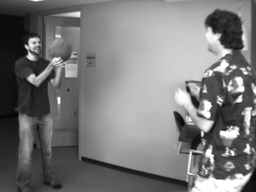
#> input picture p2/frame1_a.png, 256 x 192 px, shrunk from 640 x 480 before the run
$ python programming2.py   (older library calls are emulated)
#> lines starting #> are read from the running program, lines starting #| are printed output that depends on the picture
import cv2
import numpy as np

def zero_pad(image):
    """Returns a zero-padded image"""
    return np.array([
        [
            0 if i == 0 or j == 0 or i >= len(image) or j >= len(image[0])
            else image[i][j] for j in range(len(image[0])+1)
        ]
        for i in range (len(image)+1)
    ]).astype('uint8')

def image_difference(frame_a, frame_b):
    """Returns the difference of two images"""
    if (len(frame_a) != len(frame_b)) or (len(frame_a[0]) != len(frame_b[0]) ):
        raise Exception('Images not the same size')

    frame_aint = frame_a.astype('int16')
    frame_bint = frame_b.astype('int16')
    return np.array([
        [
            frame_bint[i][j] - frame_aint[i][j]
            for j in range(len(frame_a[0]))
        ]
        for i in range (len(frame_a))
    ])

def solve_for_vectors(frame_x, frame_y, frame_t):
    """Solve for x and y vector components for each pixel"""
    vectors = np.array([
        [(0.0, 0.0) for _ in range(len(frame_t[0]))]
        for _ in range(len(frame_t))
    ])
    for i in range(1, len(frame_t)-1):
        for j in range(1, len(frame_t[0]) - 1):
            '''Setup vectors and use OLS-derived equation to solve'''
            ix_vec = (frame_x[i-1:i+2, j-1:j+2]).flatten()
            iy_vec = (frame_y[i-1:i+2, j-1:j+2]).flatten()
            ixy_mat = np.stack((ix_vec, iy_vec)).transpose()
            t_vec = (frame_t[i-1:i+2, j-1:j+2]).flatten().reshape(-1,1)
            ixy_trans = ixy_mat.transpose()
            results = np.matmul(
                np.linalg.pinv(
                    np.matmul(ixy_trans, ixy_mat)
                ),
                np.matmul(ixy_trans,-1*t_vec)
            )
            vectors[i][j][0] = results[0][0]
            vectors[i][j][1] = results[1][0]
    return vectors

def process(frame_a, frame_b, title):
    """Determine the vectors for the two frames and
    plot the vectors as well as the magnitudes."""
    scale = 1
    delta = 0
    ddepth = cv2.CV_16S

    # Find Sobel X and Y frames
    frame_ax = cv2.Sobel(
        frame_a,
        ddepth,
        1,
        0,
        ksize=3,
        scale=scale,
        delta=delta,
        borderType=cv2.BORDER_DEFAULT
    )
    frame_ay = cv2.Sobel(
        frame_a,
        ddepth,
        0,
        1,
        ksize=3,
        scale=scale,
        delta=delta,
        borderType=cv2.BORDER_DEFAULT
    )
    # Calculate temporal differences in frames
    frame_t = image_difference(frame_a, frame_b)
    # Find Vx and Vy for all pixels
    frame_vectors = solve_for_vectors(frame_ax, frame_ay, frame_t)
    # Determine the magnitude for all pixels vectors
    frame_magnitudes =  np.array([
        [
            np.sqrt(frame_vectors[i][j][0]**2 + frame_vectors[i][j][1]**2)
            for j in range(len(frame_vectors[0]))
        ]
        for i in range (len(frame_vectors))
    ])
    # Plot the vectors
    frame_rgb_img =np.array([
        [
            (frame_a[i][j], frame_a[i][j], frame_a[i][j])
            for j in range(len(frame_a[0]))
        ]
        for i in range (len(frame_a))
    ])
    for i in range(len(frame_a)):
        for j in range(len(frame_a[0])):
            if (i % 3 == 0 and j % 3 == 0) and frame_magnitudes[i][j] > 0.5:
                frame_rgb_img = cv2.arrowedLine(
                    frame_rgb_img,
                    (j, i),
                    (int(j + int(np.clip(frame_vectors[i][j][0], -20, 20))),
                    int(i + int(np.clip(frame_vectors[i][j][0], -20, 20)))),
                    (0,255,0),
                    1
                )
    # Save the vector and magnitude plots
    cv2.imwrite("./" + title + "vectors.png", frame_rgb_img)
    cv2.imwrite("./" + title + "magnitude.png", np.clip(frame_magnitudes*255, 0, 255))


if __name__ == '__main__':
    # Read in and apply zero padding to images
    frame1_a = zero_pad(cv2.imread('frame1_a.png', 0))
    frame1_b = zero_pad(cv2.imread('frame1_b.png', 0))
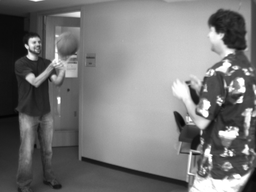
#> input picture p2/frame1_b.png, 256 x 192 px, shrunk from 640 x 480 before the run
    frame2_a = zero_pad(cv2.imread('frame2_a.png', 0))
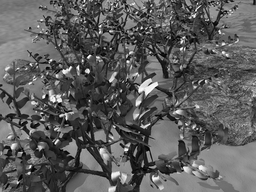
#> input picture p2/frame2_a.png, 256 x 192 px, shrunk from 640 x 480 before the run
    frame2_b = zero_pad(cv2.imread('frame2_b.png', 0))
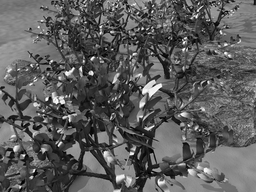
#> input picture p2/frame2_b.png, 256 x 192 px, shrunk from 640 x 480 before the run

    # Process frames 1 and 2
    process(frame1_a, frame1_b, "frame1")
#> after the loop in process, `for i in range(len(frame_a)):`:
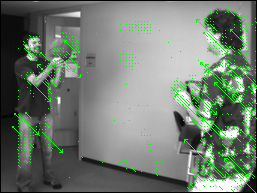
#> frame_rgb_img: shape (193, 257, 3); mean of channels 0, 1, 2 112.4, 124.3, 112.4; drawn as B, G, R
    process(frame2_a, frame2_b, "frame2")
#> call 2 of process, with title = 'frame2'
#> in image_difference (call 2), `return np.array([ [ frame_bint[i][j] - frame_aint[i][j] for j in range..`:
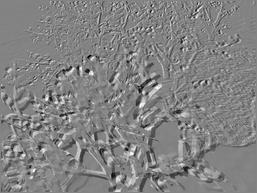
#> returned value: shape (193, 257) int16; min -242, max 229, mean -0.4; drawn with min black and max white
#> after the loop in process (call 2), `for i in range(len(frame_a)):`:
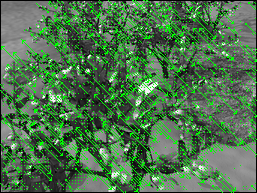
#> frame_rgb_img: shape (193, 257, 3); mean of channels 0, 1, 2 77.1, 115.7, 77.1; drawn as B, G, R
#> in process (call 2), `cv2.imwrite("./" + title + "magnitude.png", np.clip(frame_magnitudes*2..`:
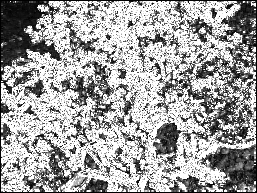
#> saved as frame2magnitude.png: shape (193, 257); min 0, max 255, mean 161.2
